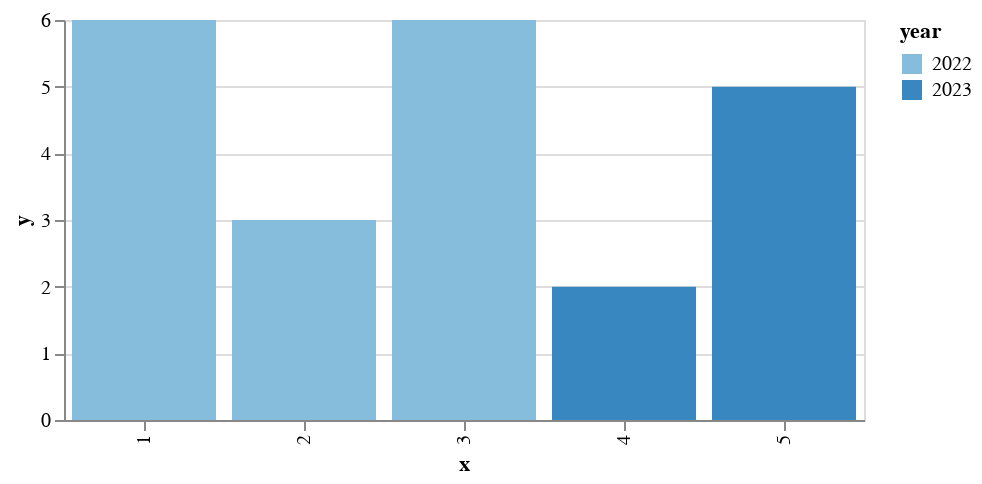

Vega-Lite specification for this chart:
### Vega specification from a JSON file in a GitHub repository (floating-point values rounded to 4 significant figures)
{"$schema": "https://vega.github.io/schema/vega/v5.json", "background": "white", "padding": 5, "width": 400, "height": 200, "style": "cell", "data": [{"name": "selector001_store"}, {"name": "data-1e0ec9b5bf9f834d58d017acb362c04a", "values": [{"x": 1, "y": 6, "year": 2022}, {"x": 2, "y": 3, "year": 2022}, {"x": 3, "y": 6, "year": 2022}, {"x": 4, "y": 2, "year": 2023}, {"x": 5, "y": 5, "year": 2023}]}, {"name": "data_0", "source": "data-1e0ec9b5bf9f834d58d017acb362c04a", "transform": [{"type": "filter", "expr": "!(length(data(\"selector001_store\"))) || (vlSelectionTest(\"selector001_store\", datum))"}, {"type": "stack", "groupby": ["x"], "field": "y", "sort": {"field": ["year"], "order": ["descending"]}, "as": ["y_start", "y_end"], "offset": "zero"}, {"type": "filter", "expr": "isValid(datum[\"y\"]) && isFinite(+datum[\"y\"])"}]}], "signals": [{"name": "unit", "value": {}, "on": [{"events": "mousemove", "update": "isTuple(group()) ? group() : unit"}]}, {"name": "selector001_year", "value": null, "bind": {"input": "select", "options": [2022, 2023], "name": "Year"}}, {"name": "selector001", "update": "vlSelectionResolve(\"selector001_store\", \"union\")"}, {"name": "selector001_tuple", "update": "selector001_year !== null ? {fields: selector001_tuple_fields, values: [selector001_year]} : null"}, {"name": "selector001_tuple_fields", "value": [{"type": "E", "field": "year"}]}, {"name": "selector001_modify", "on": [{"events": {"signal": "selector001_tuple"}, "update": "modify(\"selector001_store\", selector001_tuple, true)"}]}], "marks": [{"name": "marks", "type": "rect", "style": ["bar"], "interactive": true, "from": {"data": "data_0"}, "encode": {"update": {"fill": {"scale": "color", "field": "year"}, "ariaRoleDescription": {"value": "bar"}, "description": {"signal": "\"year: \" + (isValid(datum[\"year\"]) ? datum[\"year\"] : \"\"+datum[\"year\"]) + \"; x: \" + (isValid(datum[\"x\"]) ? datum[\"x\"] : \"\"+datum[\"x\"]) + \"; y: \" + (format(datum[\"y\"], \"\"))"}, "x": {"scale": "x", "field": "x"}, "width": {"scale": "x", "band": 1}, "y": {"scale": "y", "field": "y_end"}, "y2": {"scale": "y", "field": "y_start"}}}}], "scales": [{"name": "x", "type": "band", "domain": {"data": "data_0", "field": "x", "sort": true}, "range": [0, {"signal": "width"}], "paddingInner": 0.1, "paddingOuter": 0.05}, {"name": "y", "type": "linear", "domain": {"data": "data_0", "fields": ["y_start", "y_end"]}, "range": [{"signal": "height"}, 0], "nice": true, "zero": true}, {"name": "color", "type": "ordinal", "domain": {"data": "data_0", "field": "year", "sort": true}, "range": "ordinal", "interpolate": "hcl"}], "axes": [{"scale": "y", "orient": "left", "gridScale": "x", "grid": true, "tickCount": {"signal": "ceil(height/40)"}, "domain": false, "labels": false, "aria": false, "maxExtent": 0, "minExtent": 0, "ticks": false, "zindex": 0}, {"scale": "x", "orient": "bottom", "grid": false, "title": "x", "labelAlign": "right", "labelAngle": 270, "labelBaseline": "middle", "zindex": 0}, {"scale": "y", "orient": "left", "grid": false, "title": "y", "labelOverlap": true, "tickCount": {"signal": "ceil(height/40)"}, "zindex": 0}], "legends": [{"fill": "color", "symbolType": "square", "title": "year"}]}
